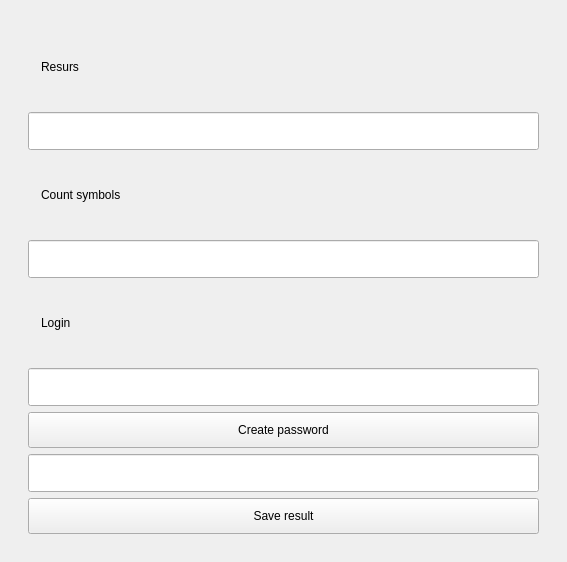
<?xml version="1.0" encoding="UTF-8"?>
<ui version="4.0">
 <class>MainWindow</class>
 <widget class="QMainWindow" name="MainWindow">
  <property name="geometry">
   <rect>
    <x>0</x>
    <y>0</y>
    <width>567</width>
    <height>562</height>
   </rect>
  </property>
  <property name="windowTitle">
   <string>MainWindow</string>
  </property>
  <widget class="QWidget" name="centralwidget">
   <property name="font">
    <font>
     <family>Rubik</family>
     <pointsize>12</pointsize>
     <weight>9</weight>
     <italic>false</italic>
     <bold>false</bold>
    </font>
   </property>
   <property name="styleSheet">
    <string notr="true">padding:10;
font: 75 12pt &quot;Rubik&quot;;
</string>
   </property>
   <layout class="QHBoxLayout" name="horizontalLayout_2">
    <item>
     <widget class="QFrame" name="">
      <layout class="QVBoxLayout" name="verticalLayout">
       <item>
        <widget class="QLabel" name="label">
         <property name="text">
          <string>Resurs</string>
         </property>
        </widget>
       </item>
       <item>
        <widget class="QLineEdit" name="lineEdit"/>
       </item>
       <item>
        <widget class="QLabel" name="label_2">
         <property name="text">
          <string>Count symbols</string>
         </property>
        </widget>
       </item>
       <item>
        <widget class="QLineEdit" name="lineEdit_2"/>
       </item>
       <item>
        <widget class="QLabel" name="label_4">
         <property name="text">
          <string>Login</string>
         </property>
        </widget>
       </item>
       <item>
        <widget class="QLineEdit" name="lineEdit_3"/>
       </item>
       <item>
        <widget class="QPushButton" name="pushButton">
         <property name="text">
          <string>Create password</string>
         </property>
        </widget>
       </item>
       <item>
        <widget class="QLineEdit" name="lineEdit_4"/>
       </item>
       <item>
        <widget class="QPushButton" name="pushButton_2">
         <property name="text">
          <string>Save result</string>
         </property>
        </widget>
       </item>
      </layout>
     </widget>
    </item>
   </layout>
  </widget>
 </widget>
 <resources/>
 <connections/>
</ui>
